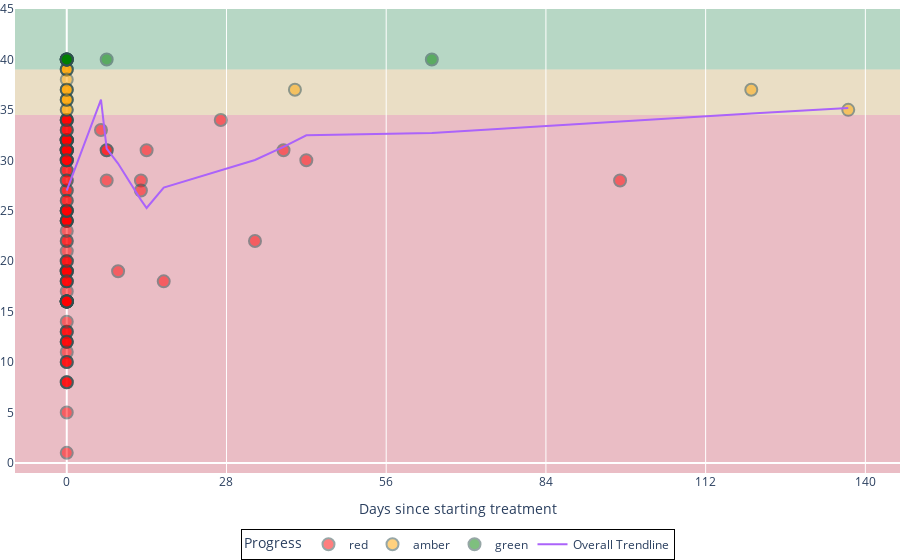

The notebook cell saved with this chart:
### Markdown cell above
# DAILY ACTIVITY FIG

### Code cell
def make_dact_fig(dact_df=make_dact_df_function()[0]):

  # CREATE TIMESERIES CHART
  dact_df_fig = px.scatter(dact_df, 
                            x='time',
                            y='total_score_daily_routine',
                            color='colour',
                            opacity = 0.5,
                        
                            labels=dict(time="Days since starting treatment", colour="Progress"), # CUSTOMISE AXIS TITLES
                              
                            color_discrete_map={
                              'red': "red",
                              "amber": "orange",
                              "green": "green",
                                    },

                            hover_name="QIPID", hover_data=["total_score_daily_routine", "colour"], # CUSTOMISE HOVER LABELS,
                            trendline="lowess", #ADD TREND LINE
                            trendline_scope="overall"
  )

  # ADD TITLE
  dact_df_fig.update_layout(
      
      # title={
      #     'text': "💩 St Mark's Score",
      #     'y':0.95,
      #     'x':0.5,
      #     'xanchor': 'center',
      #     'yanchor': 'top'
      #     },

      yaxis_title=None, #REMOVE Y TITLE

      # FIX FIGURE MARGINS
      # width=500,
      # height=500,
      margin=dict(
          l=0,
          r=0,
          b=0,
          t=2,
          pad=0
      ),
      #paper_bgcolor="LightSteelBlue",

      # CUSTOMISE LEGEND
      legend=dict(
            yanchor="top",
            y=-0.12,
            xanchor="center",
            x=0.5,
            orientation='h',
            #bgcolor="LightSteelBlue",
            bordercolor="Black",
            borderwidth=1
            )
          
          )

  # CUSTOMISE MARKER AESTHETICS
  dact_df_fig.update_traces(marker=dict(size=12,
                                line=dict(width=2,
                                          color='DarkSlateGrey')),
                    selector=dict(mode='markers')
                  )

  #CUSTOMISE DATE x AXIS FORMAT
  dact_df_fig.update_xaxes(
      dtick="28",
      )
  
  # COLOUR BACKGROUND ACCORDINGLY
  dact_df_fig.add_hrect(y0=45, y1=39, line_width=0, fillcolor="green", opacity=0.2,layer="below")
  dact_df_fig.add_hrect(y0=39, y1=34.5, line_width=0, fillcolor="orange", opacity=0.2,layer="below")
  dact_df_fig.add_hrect(y0=34.5, y1=-1, line_width=0, fillcolor="red", opacity=0.2,layer="below")

  # REMOVE GRIDLINES Y AXIS
  dact_df_fig.update_yaxes(
      showgrid=False,
      range=[-1,45]
  )

  return dact_df_fig


make_dact_fig()

### Figure 1 — Plotly figure (JSON) as saved in the notebook; plotly's stock layout.template omitted (floating-point values rounded to 4 significant figures; data arrays with more than 128 entries replaced by an {"elided": "..."} marker saying what was removed)
{"data": [{"customdata": [["red"], ["red"], ["red"], ["red"], ["red"], ["red"], ["red"], ["red"], ["red"], ["red"], ["red"], ["red"], ["red"], ["red"], ["red"], ["red"], ["red"], ["red"], ["red"], ["red"], ["red"], ["red"], ["red"], ["red"], ["red"], ["red"], ["red"], ["red"], ["red"], ["red"], ["red"], ["red"], ["red"], ["red"], ["red"], ["red"], ["red"], ["red"], ["red"], ["red"], ["red"], ["red"], ["red"], ["red"], ["red"], ["red"], ["red"], ["red"], ["red"], ["red"], ["red"], ["red"], ["red"], ["red"], ["red"], ["red"], ["red"], ["red"], ["red"], ["red"], ["red"], ["red"], ["red"], ["red"], ["red"], ["red"], ["red"], ["red"], ["red"], ["red"], ["red"], ["red"], ["red"], ["red"], ["red"], ["red"], ["red"], ["red"], ["red"], ["red"], ["red"], ["red"], ["red"], ["red"], ["red"], ["red"], ["red"], ["red"], ["red"], ["red"], ["red"], ["red"], ["red"], ["red"], ["red"], ["red"], ["red"], ["red"], ["red"], ["red"], ["red"], ["red"], ["red"], ["red"], ["red"], ["red"], ["red"], ["red"], ["red"], ["red"], ["red"], ["red"], ["red"]], "hovertemplate": "<b>%{hovertext}</b><br><br>Progress=%{customdata[0]}<br>Days since starting treatment=%{x}<br>total_score_daily_routine=%{y}<extra></extra>", "hovertext": ["QIP0", "QIP0", "QIP0", "QIP0", "QIP0", "QIP0", "QIP0", "QIP0", "QIP0", "QIP0", "QIP1", "QIP1", "QIP1", "QIP1", "QIP1", "QIP11", "QIP11", "QIP11", "QIP11", "QIP11", "QIP11", "QIP12", "QIP12", "QIP12", "QIP13", "QIP13", "QIP13", "QIP13", "QIP16", "QIP16", "QIP16", "QIP17", "QIP17", "QIP17", "QIP18", "QIP19", "QIP19", "QIP2", "QIP20", "QIP20", "QIP20", "QIP20", "QIP20", "QIP20", "QIP20", "QIP20", "QIP20", "QIP20", "QIP20", "QIP20", "QIP20", "QIP20", "QIP21", "QIP22", "QIP23", "QIP23", "QIP25", "QIP26", "QIP28", "QIP29", "QIP3", "QIP3", "QIP3", "QIP3", "QIP3", "QIP3", "QIP3", "QIP3", "QIP3", "QIP3", "QIP3", "QIP3", "QIP3", "QIP3", "QIP3", "QIP3", "QIP3", "QIP3", "QIP3", "QIP3", "QIP3", "QIP3", "QIP3", "QIP3", "QIP3", "QIP3", "QIP3", "QIP3", "QIP4", "QIP4", "QIP5", "QIP5", "QIP5", "QIP5", "QIP5", "QIP5", "QIP6", "QIP6", "QIP6", "QIP6", "QIP6", "QIP6", "QIP6", "QIP6", "QIP6", "QIP6", "QIP7", "QIP7", "QIP7", "QIP8", "QIP8", "QIP9", "QIP9"], "legendgroup": "red", "marker": {"color": "red", "line": {"color": "DarkSlateGrey", "width": 2}, "opacity": 0.5, "size": 12, "symbol": "circle"}, "mode": "markers", "name": "red", "orientation": "v", "showlegend": true, "type": "scatter", "x": [0, 0, 0, 0, 0, 0, 0, 0, 0, 0, 0, 0, 0, 0, 0, 0, 0, 0, 0, 0, 0, 0, 0, 0, 0, 0, 0, 0, 0, 0, 0, 0, 0, 0, 0, 0, 0, 0, 0, 0, 0, 0, 0, 38, 7, 27, 7, 13, 7, 6, 14, 13, 0, 0, 0, 0, 0, 42, 0, 0, 0, 0, 0, 0, 0, 0, 0, 0, 0, 0, 0, 0, 0, 0, 0, 0, 0, 0, 0, 0, 0, 0, 0, 0, 0, 0, 9, 33, 0, 0, 0, 0, 0, 0, 0, 111, 0, 0, 0, 0, 0, 0, 0, 0, 17, 97, 0, 0, 0, 0, 0, 0, 0], "xaxis": "x", "y": [27, -11, 31, 24, 12, 22, 17, 32, 25, 32, 32, 8, 13, 19, 24, 16, 16, 27, 31, 34, 34, 24, 12, 20, 31, 18, 30, 29, 16, 29, 19, 19, 24, 32, 13, 18, 24, 20, 10, 16, 16, 16, 31, 31, 28, 34, 31, 28, 31, 33, 31, 27, 26, 5, 31, 25, 24, 30, 30, 28, 13, 8, 34, 31, 31, 21, 22, 30, 32, 16, 19, 16, 16, 19, 32, 25, 16, 32, 30, 28, 18, 25, 19, 25, 33, 16, 19, 22, 12, 20, 14, 1, 34, 33, 16, -13, 25, 23, 11, 18, 32, 8, 33, 31, 18, 28, 10, 30, 34, 12, 10, 26, 16], "yaxis": "y"}, {"customdata": [["amber"], ["amber"], ["amber"], ["amber"], ["amber"], ["amber"], ["amber"], ["amber"], ["amber"], ["amber"], ["amber"], ["amber"], ["amber"], ["amber"], ["amber"]], "hovertemplate": "<b>%{hovertext}</b><br><br>Progress=%{customdata[0]}<br>Days since starting treatment=%{x}<br>total_score_daily_routine=%{y}<extra></extra>", "hovertext": ["QIP0", "QIP1", "QIP11", "QIP11", "QIP11", "QIP15", "QIP17", "QIP2", "QIP2", "QIP3", "QIP3", "QIP6", "QIP7", "QIP7", "QIP7"], "legendgroup": "amber", "marker": {"color": "orange", "line": {"color": "DarkSlateGrey", "width": 2}, "opacity": 0.5, "size": 12, "symbol": "circle"}, "mode": "markers", "name": "amber", "orientation": "v", "showlegend": true, "type": "scatter", "x": [0, 0, 0, 0, 40, 0, 137, 0, 0, 0, 0, 0, 0, 0, 120], "xaxis": "x", "y": [36, 39, 37, 37, 37, 39, 35, 39, 35, 35, 36, 36, 38, 37, 37], "yaxis": "y"}, {"customdata": [["green"], ["green"], ["green"], ["green"], ["green"], ["green"], ["green"], ["green"], ["green"], ["green"], ["green"]], "hovertemplate": "<b>%{hovertext}</b><br><br>Progress=%{customdata[0]}<br>Days since starting treatment=%{x}<br>total_score_daily_routine=%{y}<extra></extra>", "hovertext": ["QIP1", "QIP10", "QIP11", "QIP11", "QIP12", "QIP2", "QIP2", "QIP20", "QIP23", "QIP3", "QIP3"], "legendgroup": "green", "marker": {"color": "green", "line": {"color": "DarkSlateGrey", "width": 2}, "opacity": 0.5, "size": 12, "symbol": "circle"}, "mode": "markers", "name": "green", "orientation": "v", "showlegend": true, "type": "scatter", "x": [0, 0, 0, 64, 0, 0, 0, 7, 0, 0, 0], "xaxis": "x", "y": [40, 40, 40, 40, 40, 40, 40, 40, 40, 40, 40], "yaxis": "y"}, {"hovertemplate": "<b>LOWESS trendline</b><br><br>Days since starting treatment=%{x}<br>total_score_daily_routine=%{y} <b>(trend)</b><extra></extra>", "legendgroup": "Overall Trendline", "line": {"color": "#ab63fa"}, "mode": "lines", "name": "Overall Trendline", "showlegend": true, "type": "scatter", "x": {"elided": "139 int values"}, "xaxis": "x", "y": {"elided": "139 float values"}, "yaxis": "y"}], "layout": {"legend": {"bordercolor": "Black", "borderwidth": 1, "orientation": "h", "title": {"text": "Progress"}, "tracegroupgap": 0, "x": 0.5, "xanchor": "center", "y": -0.12, "yanchor": "top"}, "margin": {"b": 0, "l": 0, "pad": 0, "r": 0, "t": 2}, "shapes": [{"fillcolor": "green", "layer": "below", "line": {"width": 0}, "opacity": 0.2, "type": "rect", "x0": 0, "x1": 1, "xref": "x domain", "y0": 45, "y1": 39, "yref": "y"}, {"fillcolor": "orange", "layer": "below", "line": {"width": 0}, "opacity": 0.2, "type": "rect", "x0": 0, "x1": 1, "xref": "x domain", "y0": 39, "y1": 34.5, "yref": "y"}, {"fillcolor": "red", "layer": "below", "line": {"width": 0}, "opacity": 0.2, "type": "rect", "x0": 0, "x1": 1, "xref": "x domain", "y0": 34.5, "y1": -1, "yref": "y"}], "xaxis": {"anchor": "y", "domain": [0, 1], "dtick": "28", "title": {"text": "Days since starting treatment"}}, "yaxis": {"anchor": "x", "domain": [0, 1], "range": [-1, 45], "showgrid": false, "title": {}}}}
